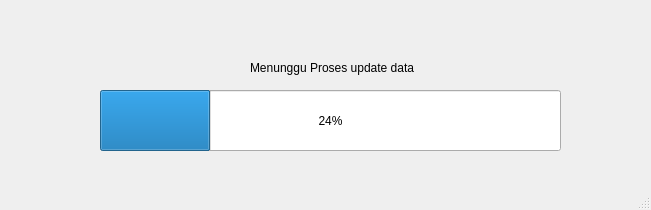
<?xml version="1.0" encoding="UTF-8"?>
<ui version="4.0">
 <class>MainWindow</class>
 <widget class="QMainWindow" name="MainWindow">
  <property name="geometry">
   <rect>
    <x>0</x>
    <y>0</y>
    <width>651</width>
    <height>210</height>
   </rect>
  </property>
  <property name="windowTitle">
   <string>MainWindow</string>
  </property>
  <widget class="QWidget" name="centralwidget">
   <widget class="QProgressBar" name="progressBar">
    <property name="geometry">
     <rect>
      <x>100</x>
      <y>90</y>
      <width>461</width>
      <height>61</height>
     </rect>
    </property>
    <property name="value">
     <number>24</number>
    </property>
   </widget>
   <widget class="QLabel" name="label">
    <property name="geometry">
     <rect>
      <x>250</x>
      <y>60</y>
      <width>211</width>
      <height>16</height>
     </rect>
    </property>
    <property name="text">
     <string>Menunggu Proses update data</string>
    </property>
   </widget>
  </widget>
  <widget class="QMenuBar" name="menubar">
   <property name="geometry">
    <rect>
     <x>0</x>
     <y>0</y>
     <width>651</width>
     <height>21</height>
    </rect>
   </property>
  </widget>
  <widget class="QStatusBar" name="statusbar"/>
 </widget>
 <resources/>
 <connections/>
</ui>
